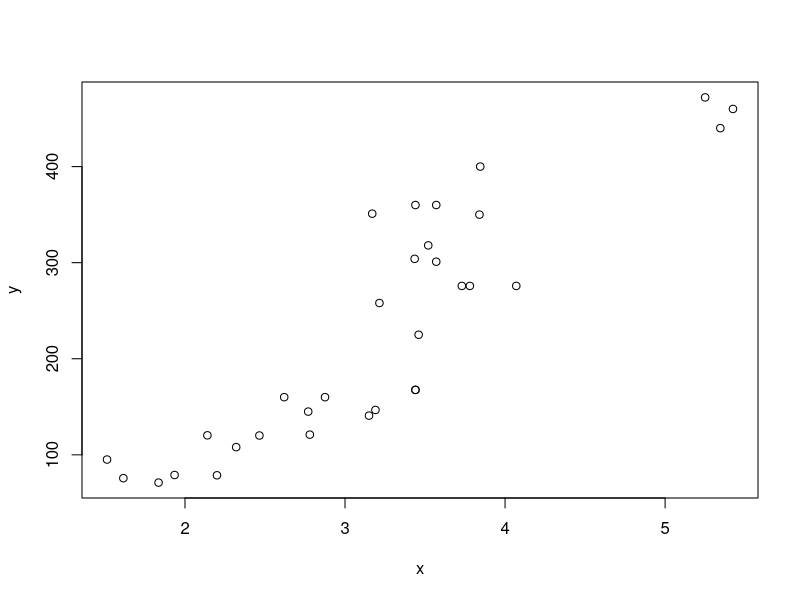
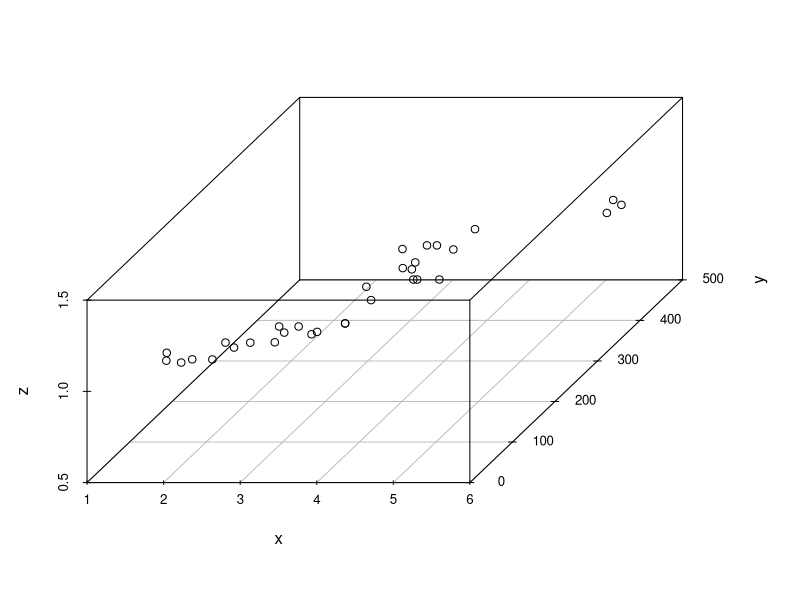
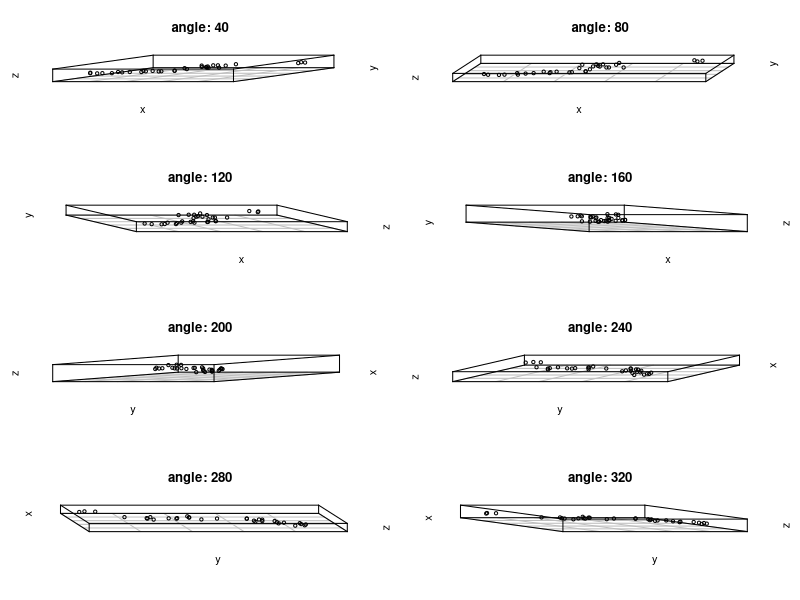

Write the R code that produced these figures, in order. (Note: this script raises an error after producing the figures.)
## ---- chunk 1
knitr::opts_chunk$set(echo = TRUE)
## ---- chunk 2
x <- mtcars$wt
y <- mtcars$disp
z <- rep(1,nrow(mtcars))
## ---- chunk 3
plot(x,y)
## ---- chunk 4
library(scatterplot3d)
scatterplot3d(x,y,z)
## ---- chunk 5
# generate plot
this_angle=40
par(mfrow=c(4,2))
for(i in 1:8){
  title <- paste0("angle: ",this_angle*i)
  scatterplot3d(x,y,z,
                angle=this_angle*i,
                tick.marks=F,
                main=title)
}
## ---- chunk 6
data_out <- data.frame(x,y,z)
write.csv(data_out, "datasets/cars.csv")
